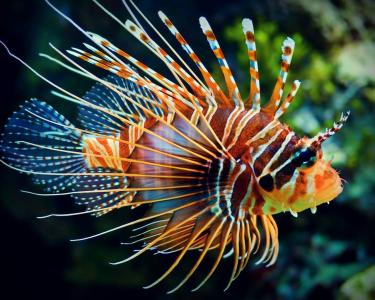
#> input picture datas/images/fish.jpg, 375 x 300 px
$ python equalization.py
#> lines starting #> are read from the running program, lines starting #| are printed output that depends on the picture
# -*- coding: utf-8 -*-
"""
图像直方图均衡化
"""
import cv2
import numpy as np
from matplotlib import pyplot as plt

img = cv2.imread('../../../../datas/images/fish.jpg',0)
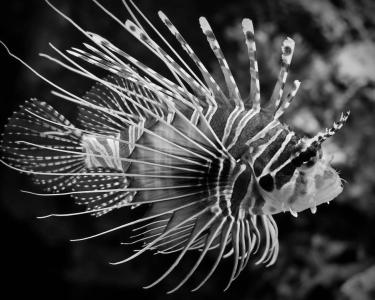
#> img: shape (300, 375); min 0, max 255, mean 65.5
# 计算处理前的直方图
hist,bins = np.histogram(img.flatten(),256,[0,256])
#> hist = 256 values, max 5242 at index 1, min 1 at index 251, mean 439.5; bins = 257 values from 0 to 256
cdf = hist.cumsum()
#> cdf = 256 values from 1092 to 112500
cdf_normalized = cdf * hist.max()/ cdf.max()
#> cdf_normalized = 256 values from 50.88 to 5242

plt.figure()
plt.plot(cdf_normalized, color = 'b')
plt.hist(img.flatten(),256,[0,256], color = 'r')
plt.xlim([0,256])
plt.legend(('cdf','histogram'), loc = 'upper left')

# 均衡化处理
cdf_m = np.ma.masked_equal(cdf,0)
cdf_m = (cdf_m - cdf_m.min())*255/(cdf_m.max()-cdf_m.min())
cdf = np.ma.filled(cdf_m,0).astype('uint8')
#> cdf = 256 values from 0 to 255

img2 = cdf[img]
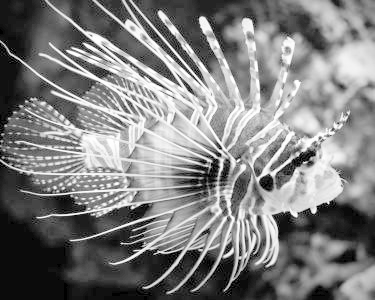
#> img2: shape (300, 375); min 0, max 255, mean 126.9

plt.figure()
plt.subplot(121)
plt.imshow(img,'gray')
plt.subplot(122)
plt.imshow(img2,'gray')

plt.figure()
# 处理后直方图
hist,bins = np.histogram(img2.flatten(),256,[0,256])
#> hist = 256 values, max 5242 at index 11, min 0 at index 1, mean 439.5
cdf = hist.cumsum()
#> cdf = 256 values from 1092 to 112500
cdf_normalized = cdf * hist.max()/ cdf.max()

# 显示处理后直方图
plt.plot(cdf_normalized, color = 'b')
plt.hist(img.flatten(),256,[0,256], color = 'r')
plt.xlim([0,256])
plt.legend(('cdf','histogram'), loc = 'upper left')

# 使用OpenCV提供的函数
equ = cv2.equalizeHist(img)
plt.figure()
plt.subplot(121)
plt.imshow(img,'gray')
plt.subplot(122)
plt.imshow(equ,'gray')

plt.show()
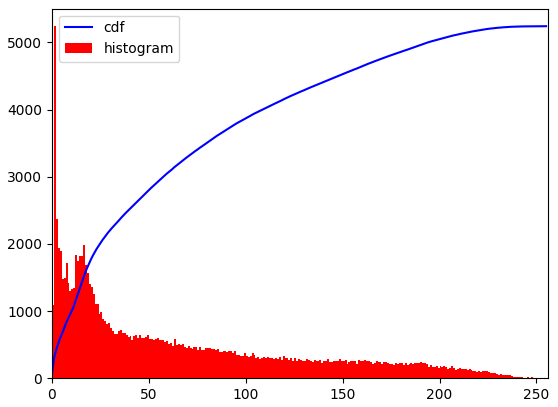
#> figure drawn by matplotlib, 1 panel; tallest bar 5242 high, from x = 1 to 2; curve peaks at x = 255, y = 5242
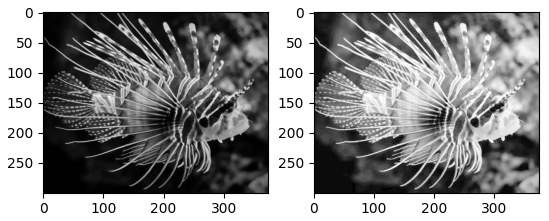
#> figure drawn by matplotlib, 2 panels
#> figure, not shown here; tallest bar 5242 high, from x = 1 to 2; curve peaks at x = 255, y = 5242
